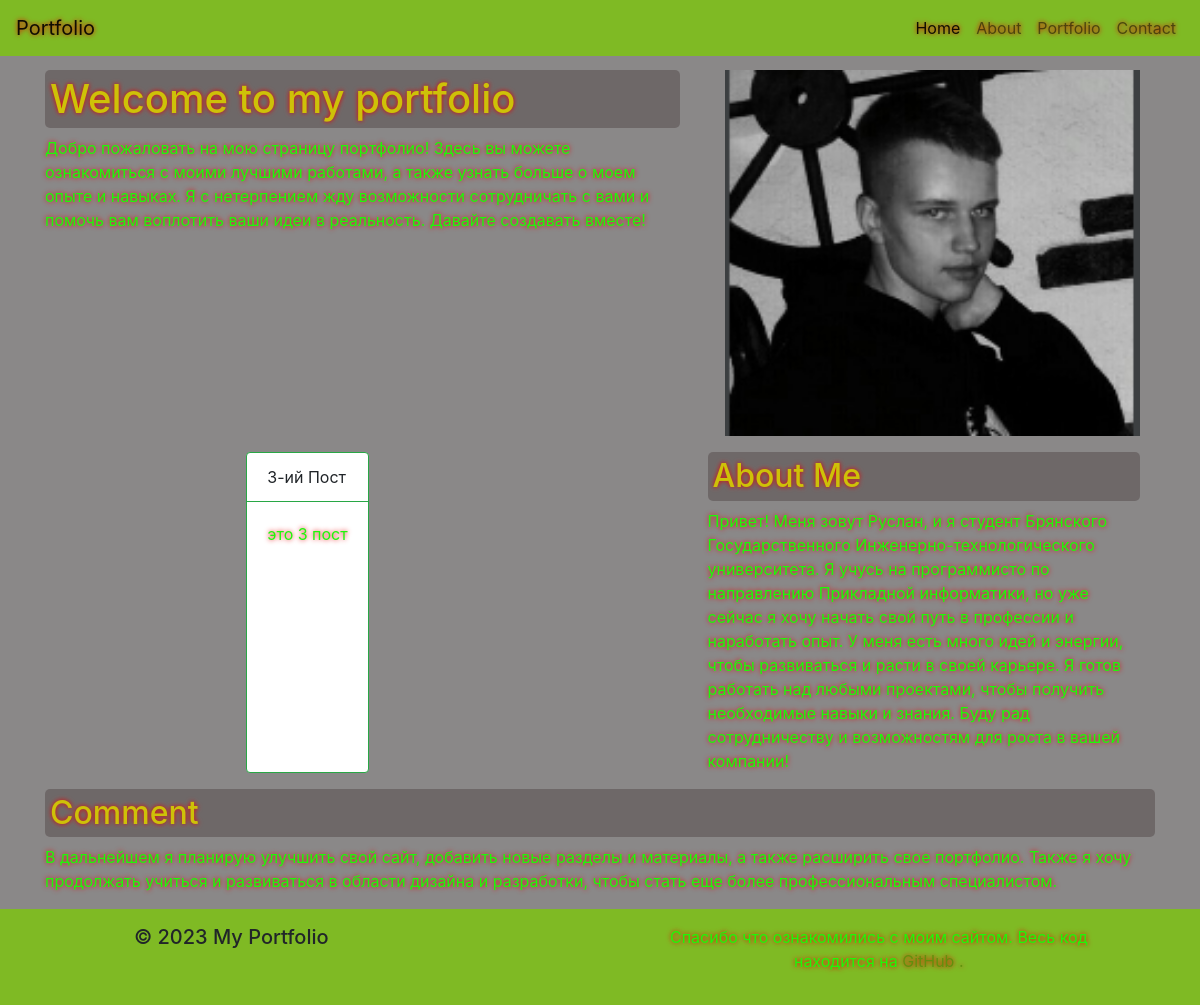
/, run on an earlier commit of the app's database.
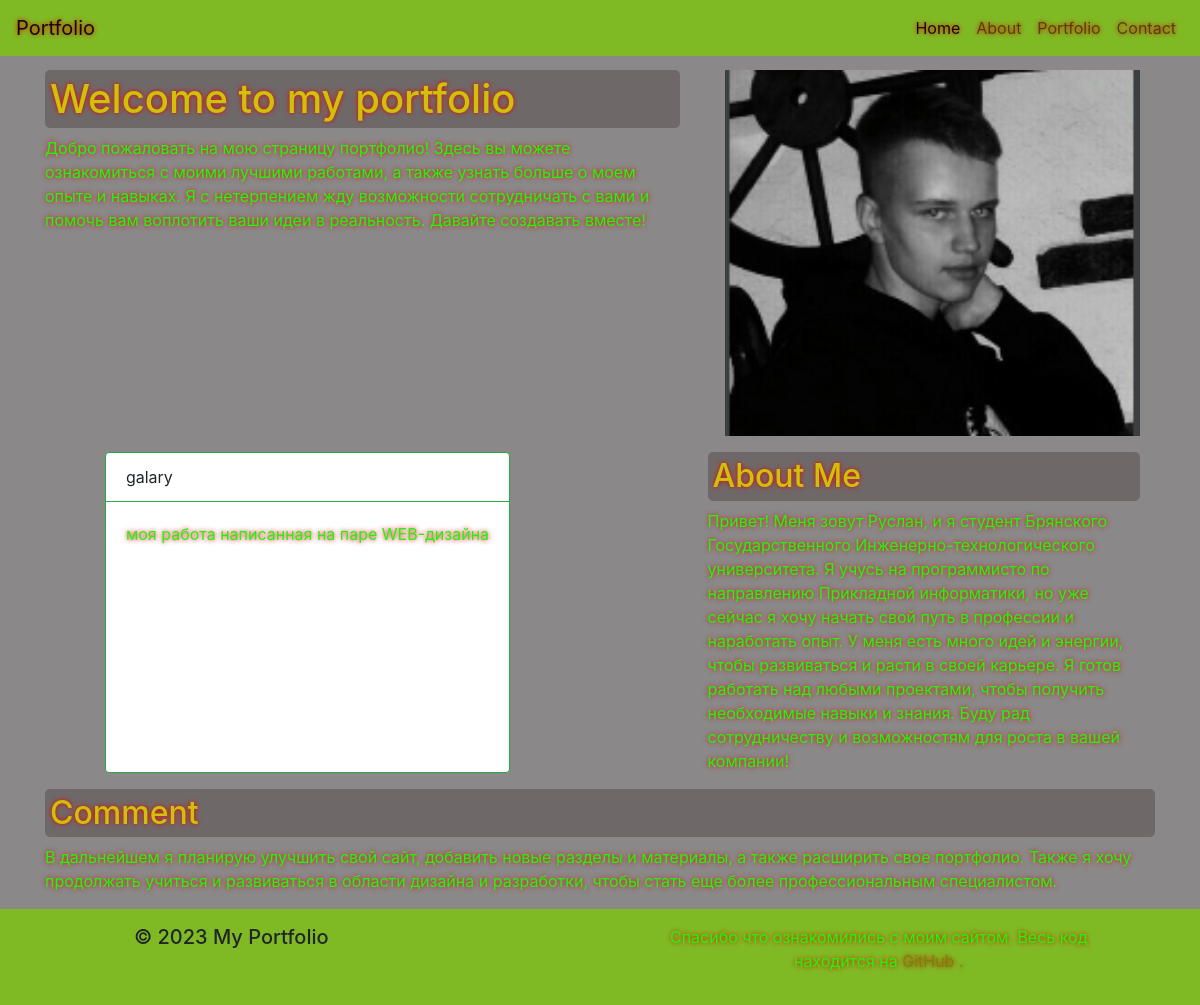
And on a later commit of the database.
### main/models.py (models this page shows, shortened)
class Post(models.Model):
    title = models.CharField(max_length=100)
    text = models.TextField()

### main/views.py (the view)
# urls.py: path('', views.index, name='home'),
def index(request) :
    post = Post.objects.order_by('-id')[:1]
    data = {
        'title': 'Главная страница',
        'card': ['категория', 'текст', 'вывод'],
        'post': post,
    }
    return render(request, 'main/index.html', {'data': data})

### main/templates/main/index.html (shortened to what this page needs)
{% extends 'main/baze.html' %}
{% block content%}
  <div class="container adaptive-text">
    <div class="row justify-content-between">
        <div class="col-7">
            <h1>Welcome to my portfolio</h1>
            <p>Добро пожаловать на мою страницу портфолио! Здесь вы можете ознакомиться с
                моими лучшими работами, а также узнать больше о моем опыте и навыках. Я с
                нетерпением жду возможности сотрудничать с вами и помочь
                вам воплотить ваши идеи в реальность. Давайте создавать вместе!</p>
        </div>
        <div class="col-5">
            <div class="container justify-content-between ">
                <img src="static/main/img/img_1.png" alt="">
            </div>
        </div>
    </div>
    <div class="container mt-3 adaptive-text">
        <div class="row justify-content-between">
            <div class="col-6 row justify-content-center ">
                {% for el in data.post %}
                    <div class="card border-success mb-3 card--blur" >
                      <div class="card-header bg-transparent border-success">{{el.title}}</div>
                      <div class="card-body text-success">
                        <p class="card-text">{{el.text}}</p>
                      </div>
                    </div>
                {% endfor %}
            </div>
            <div class="col-5">
            <h2>About Me</h2>
            <p>Привет! Меня зовут Руслан, и я студент Брянского Государственного Инженерно-технологического университета. Я учусь на программисто по направлению Прикладной информатики,
                но уже сейчас я хочу начать свой путь в профессии и наработать опыт.
                У меня есть много идей и энергии, чтобы развиваться и расти в своей карьере.
                Я готов работать над любыми проектами, чтобы получить необходимые навыки и знания.
                Буду рад сотрудничеству и возможностям для роста в вашей компании!</p>
            </div>
        </div>
    </div>
    <h2>Comment</h2>
    <p>В дальнейшем я планирую улучшить свой сайт, добавить новые разделы и материалы, а
        также расширить свое портфолио. Также я хочу продолжать учиться и развиваться
        в области дизайна и разработки, чтобы стать еще более профессиональным специалистом.</p>
  </div>
{% endblock %}

What changed in the data, as far as the page shows it:
no longer on this page (row unchanged): Post: title "3-ий Пост", text "это 3 пост"
added Post: title "galary", text "моя работа написанная на паре WEB-дизайна"
